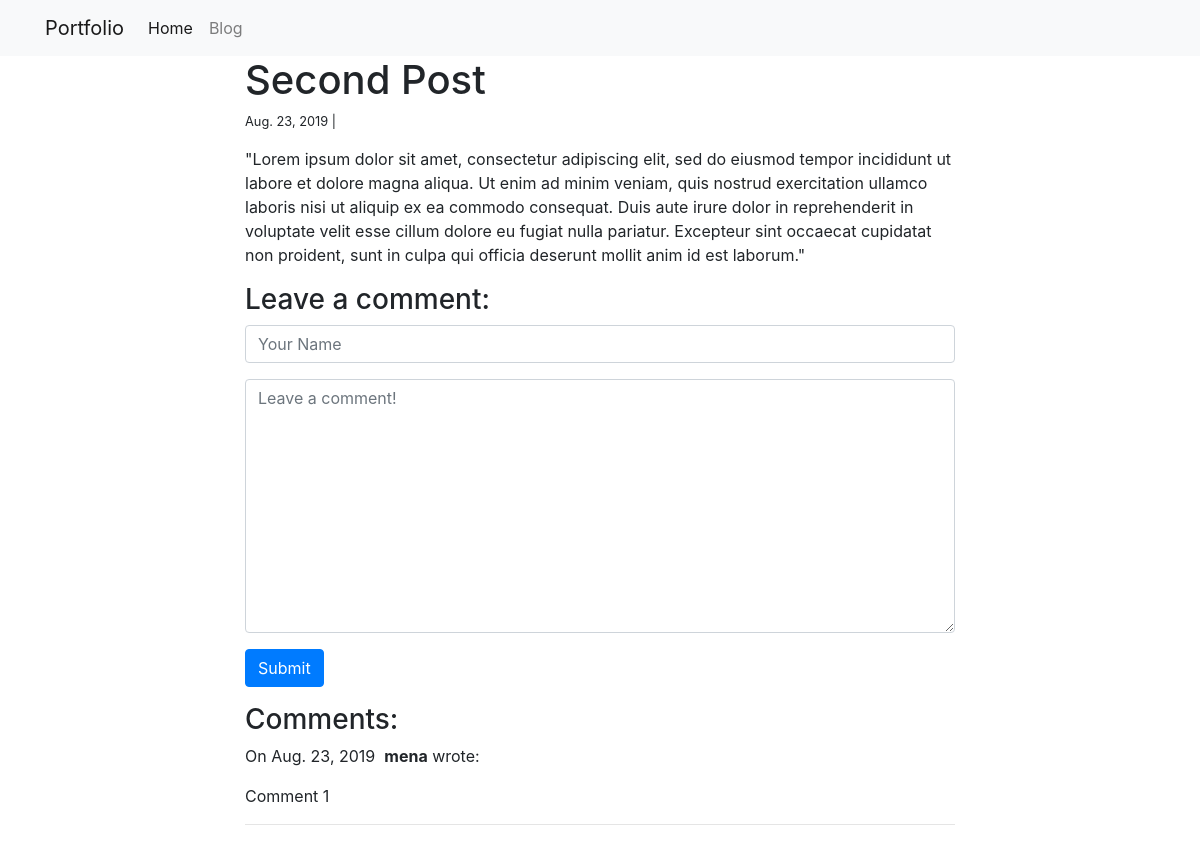
The app's page /blog/2/ with its own data.
### blog/models.py (models this page shows)
class Post(models.Model):
    title = models.CharField(max_length=255)
    body = models.TextField()
    created_on = models.DateTimeField(auto_now_add=True)
    last_modified = models.DateTimeField(auto_now=True)

class Comment(models.Model):
    author = models.CharField(max_length=60)
    body = models.TextField()
    created_on = models.DateTimeField(auto_now_add=True)
    post = models.ForeignKey('Post', on_delete=models.CASCADE)

### blog/views.py (the view, shortened to what this page needs)
# urls.py: path("<int:pk>/", views.blog_detail, name="blog_detail"),
def blog_detail(request, pk):
    post = Post.objects.get(pk=pk)
    comments = Comment.objects.filter(post=post)
    form = CommentForm()
    context = {
        "post": post,
        "comments": comments,
        "form": form,
    }
    return render(request, "blog_detail.html", context)

### blog/forms.py
class CommentForm(forms.Form):
    author = forms.CharField(
        max_length=60,
        widget=forms.TextInput(attrs={
            "class": "form-control",
            "placeholder": "Your Name"
        })
    )
    body = forms.CharField(widget=forms.Textarea(
        attrs={
            "class": "form-control",
            "placeholder": "Leave a comment!"
        })
    )

### blog/templates/blog_detail.html (shortened to what this page needs)
{% extends "base.html" %}
{% block page_content %}
<div class="col-md-8 offset-md-2">
    <h1>{{ post.title }}</h1>
    <small>
        {{ post.created_on.date }} |&nbsp;
    </small>
    <p>{{ post.body | linebreaks }}</p>
    <h3>Leave a comment:</h3>
    <form action="/blog/{{ post.pk }}/" method="post">
        <div class="form-group">
            {{ form.author }}
        </div>
        <div class="form-group">
            {{ form.body }}
        </div>
        <button type="submit" class="btn btn-primary">Submit</button>
    </form>
    <h3>Comments:</h3>
    {% for comment in comments %}
    <p>
        On {{comment.created_on.date }}&nbsp;
        <b>{{ comment.author }}</b> wrote:
    </p>
    <p>{{ comment.body }}</p>
    <hr>
    {% endfor %}
</div>
{% endblock %}

### records on screen
Post: title "Second Post", created_on "Aug. 23, 2019", body "\"Lorem ipsum dolor sit amet, consectetur adipiscing elit, sed do eiusmod tempor incididunt ut labore et dolore magna aliqua. Ut enim ad minim veniam, quis nostrud exercitation ullamco laboris nisi ut aliquip ex ea commodo consequat. Duis aute irure dolor in reprehenderit in voluptate velit esse cillum dolore eu fugiat nulla pariatur. Excepteur sint occaecat cupidatat non proident, sunt in culpa qui officia deserunt mollit anim id est laborum.\""
Comment: created_on "Aug. 23, 2019", author "mena", body "Comment 1"
